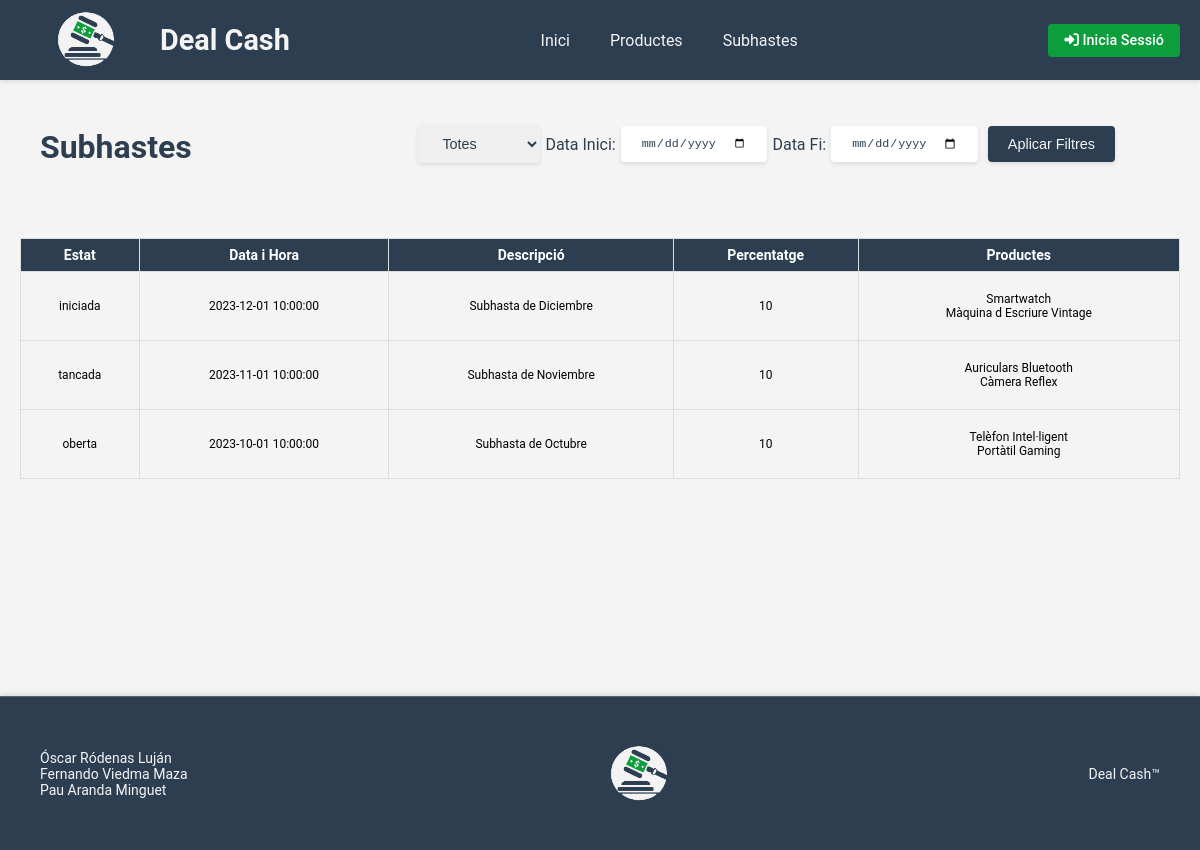
The app's page /app/views/subhastes.php with its own data.
### tables this page shows
CREATE TABLE IF NOT EXISTS subhasta (
id_subhasta SMALLINT(4) AUTO_INCREMENT PRIMARY KEY,
data_hora DATETIME NOT NULL,
descripcio VARCHAR(255) NOT NULL,
percentatge INT NOT NULL DEFAULT 10,
subhastador_id SMALLINT(4) NOT NULL,
estat ENUM('oberta', 'tancada', 'iniciada', 'finalitzada') NOT NULL DEFAULT 'oberta',
FOREIGN KEY (subhastador_id) REFERENCES usuari(id_usuari) ON DELETE CASCADE
);

CREATE TABLE IF NOT EXISTS producte (
id_producte SMALLINT(4) AUTO_INCREMENT PRIMARY KEY,
nom VARCHAR(100) NOT NULL,
descripcio_curta VARCHAR(255) NOT NULL,
descripcio_llarga VARCHAR(1000) NOT NULL,
foto VARCHAR(200) NOT NULL,
preu DOUBLE NOT NULL,
estat ENUM('pendent', 'validat', 'rebutjat', 'assignat', 'venut', 'retirat') DEFAULT 'pendent',
observacio_subhastador VARCHAR(255),
usuari_id SMALLINT(4),
subhasta_id SMALLINT(4) NULL,
rol_usuari ENUM('comprador', 'venedor') NOT NULL,
FOREIGN KEY (usuari_id) REFERENCES usuari(id_usuari) ON DELETE CASCADE,
FOREIGN KEY (subhasta_id) REFERENCES subhasta(id_subhasta) ON DELETE CASCADE
);

### app/controllers/SubhastadorController.php (called while the page is built, shortened)
<?php
require_once '../models/SubhastaModel.php';
class SubhastadorController {
    private $conn;
    public function __construct($conn) {
        $this->conn = $conn;
    }
    public function listarSubhastes($status = 'totes', $fechaInicio = null, $fechaFin = null) {
        $subhastaModel = new SubhastaModel($this->conn);
        return $subhastaModel->obtenirSubhastes($status, $fechaInicio, $fechaFin);
    }
    public function mostrarSubhastaAmbProductes($id) {
        $subhastaModel = new SubhastaModel($this->conn);
        return $subhastaModel->obtenirSubhastaAmbProductes($id);
    }
}
?>

### app/models/SubhastaModel.php (called while the page is built, shortened)
<?php
class SubhastaModel {
    private $conn;
    public function __construct($conn) {
        $this->conn = $conn;
    }
    public function obtenirSubhastes($status = 'totes', $fechaInicio = null, $fechaFin = null) {
        $query = "SELECT * FROM subhasta WHERE 1=1";
        $query .= " ORDER BY data_hora DESC";
        $stmt = $this->conn->prepare($query);
        $stmt->execute();
        return $stmt->fetchAll(PDO::FETCH_ASSOC);
    }
    public function obtenirSubhastaAmbProductes($id) {
        $query = "SELECT * FROM subhasta WHERE id_subhasta = :id";
        $stmt = $this->conn->prepare($query);
        $stmt->bindParam(':id', $id);
        $stmt->execute();
        $subhasta = $stmt->fetch(PDO::FETCH_ASSOC);
        if ($subhasta) {
            $query = "SELECT * FROM producte WHERE subhasta_id = :id_subhasta";
            $stmt = $this->conn->prepare($query);
            $stmt->bindParam(':id_subhasta', $id);
            $stmt->execute();
            $subhasta['productes'] = $stmt->fetchAll(PDO::FETCH_ASSOC);
        }
        return $subhasta;
    }
}
?>

### app/views/subhastes.php (the view, shortened to what this page needs)
<?php
require '../config/db_connection.php';
require '../controllers/SubhastadorController.php';
$controller = new SubhastadorController($conn);
$status = isset($_GET['status']) ? $_GET['status'] : 'totes';
$fechaInicio = isset($_GET['fechaInicio']) ? $_GET['fechaInicio'] : '';
$fechaFin = isset($_GET['fechaFin']) ? $_GET['fechaFin'] : '';
$subhastes = $controller->listarSubhastes($status, $fechaInicio, $fechaFin);
?>
<!DOCTYPE html>
<html lang="ca">
<head>
    <link rel="stylesheet" href="../../assets/css/header.css">
    <link rel="stylesheet" href="../../assets/css/subhastes.css">
    <link rel="stylesheet" href="../../assets/css/footer.css">
    <link rel="stylesheet" href="https://cdnjs.cloudflare.com/ajax/libs/font-awesome/6.0.0-beta3/css/all.min.css">
</head>
<body>
<?php include 'header.php'; ?>
<section class="filter-section-container">
    <h1>Subhastes</h1>
    <form class="filter-section" method="GET" action="">
        <select id="status" name="status">
            <option value="totes" <?= $status === 'totes' ? 'selected' : '' ?>>Totes</option>
        </select>
        <label for="fechaInicio">Data Inici:</label>
        <input type="date" id="fechaInicio" name="fechaInicio" value="<?= htmlspecialchars($fechaInicio) ?>">
        <label for="fechaFin">Data Fi:</label>
        <input type="date" id="fechaFin" name="fechaFin" value="<?= htmlspecialchars($fechaFin) ?>">
        <button type="submit">Aplicar Filtres</button>
    </form>
</section>
<main class="products-section">
    <table class="product-table">
        <thead>
        <tr>
            <th>Estat</th>
            <th>Data i Hora</th>
            <th>Descripció</th>
            <th>Percentatge</th>
            <th>Productes</th>
        </tr>
        </thead>
        <tbody>
        <?php if (!empty($subhastes)): ?>
            <?php foreach ($subhastes as $subhasta): ?>
                <?php $subhastaAmbProductes = $controller->mostrarSubhastaAmbProductes($subhasta['id_subhasta']); ?>
                <tr>
                    <td><?php echo htmlspecialchars($subhasta['estat'] ?? ''); ?></td>
                    <td><?php echo htmlspecialchars($subhasta['data_hora'] ?? ''); ?></td>
                    <td><?php echo htmlspecialchars($subhasta['descripcio'] ?? ''); ?></td>
                    <td><?php echo htmlspecialchars($subhasta['percentatge'] ?? ''); ?></td>
                    <td>
                        <?php if (!empty($subhastaAmbProductes['productes'])): ?>
                            <ul>
                                <?php foreach ($subhastaAmbProductes['productes'] as $producte): ?>
                                    <li>
                                        <?php echo htmlspecialchars($producte['nom'] ?? 'Sin nombre'); ?>
                                    </li>
                                <?php endforeach; ?>
                            </ul>
                        <?php else: ?>
                            No hi ha productes assignats
                        <?php endif; ?>
                    </td>
                </tr>
            <?php endforeach; ?>
        <?php else: ?>
            <tr>
                <td colspan="6">No hi ha subhastes disponibles</td>
            </tr>
        <?php endif; ?>
        </tbody>
    </table>
</main>
<?php include 'footer.php'; ?>
</body>
</html>

### assets/css/subhastes.css (style rules this page uses)
body { margin: 0; padding: 0; font-family: 'Roboto', sans-serif; background-color: #f4f4f4; }
.filter-section-container { display: flex; justify-content: space-between; align-items: center; padding: 20px 40px; margin-bottom: 10px; }
h1 { font-size: 32px; font-weight: bold; color: #2c3e50; margin-bottom: 20px; }
.filter-section { display: flex; justify-content: space-between; align-items: center; padding: 20px 40px; }
.filter-section label { color:#2C3E50 }
.filter-section select, .filter-section input, .filter-section button { border: none; font-size: 0.9em; padding: 8px 16px; border-radius: 4px; text-decoration: none; color: #2C3E50; font-weight: 500; transition: background-color 0.3s; padding: 10px 20px; margin: 5px; box-shadow: 0 2px 4px rgba(0, 0, 0, 0.1); outline: none; cursor: pointer; }
.products-section { text-align: center; padding: 20px; min-height: calc(100vh - 362px); }
table.product-table { width: 100%; border-collapse: collapse; margin-bottom: 20px; table-layout: auto; }
table.product-table th, table.product-table td { border: 1px solid #ddd; padding: 8px; text-align: center; }
table.product-table th { background-color: #2c3e50; color: white; font-size: 14px; }
table.product-table td { font-size: 12px; }

### assets/css/footer.css (style rules this page uses)
ul { padding: 0; }
li { list-style: none; }

### records on screen
subhasta: estat "iniciada", data_hora "2023-12-01 10:00:00", descripcio "Subhasta de Diciembre", percentatge "10"
producte: nom "Smartwatch"
producte: nom "Màquina d Escriure Vintage"
subhasta: estat "tancada", data_hora "2023-11-01 10:00:00", descripcio "Subhasta de Noviembre", percentatge "10"
producte: nom "Auriculars Bluetooth"
producte: nom "Càmera Reflex"
subhasta: estat "oberta", data_hora "2023-10-01 10:00:00", descripcio "Subhasta de Octubre", percentatge "10"
producte: nom "Telèfon Intel·ligent"
producte: nom "Portàtil Gaming"
